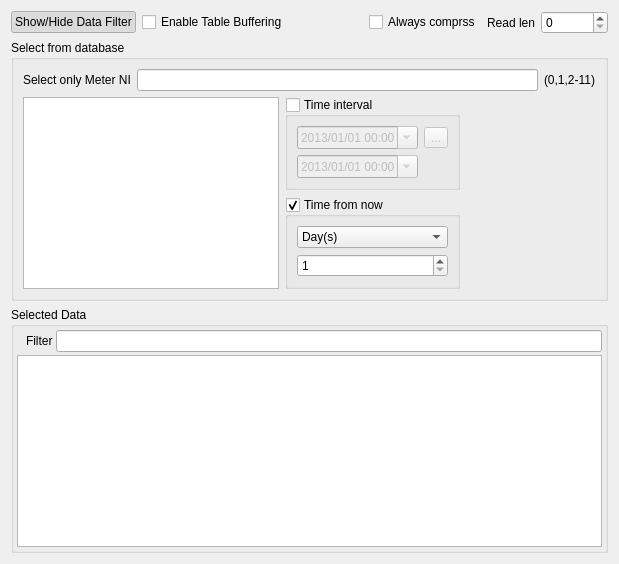
                  <widget class="QWidget" name="page_18">
                   <layout class="QVBoxLayout" name="verticalLayout_23">
                    <item>
                     <layout class="QHBoxLayout" name="horizontalLayout_18">
                      <item>
                       <widget class="QPushButton" name="pbMeterDataShowHide_2">
                        <property name="text">
                         <string>Show/Hide Data Filter</string>
                        </property>
                        <property name="checkable">
                         <bool>true</bool>
                        </property>
                        <property name="checked">
                         <bool>true</bool>
                        </property>
                       </widget>
                      </item>
                      <item>
                       <widget class="QCheckBox" name="cbEnblTableBuffML">
                        <property name="text">
                         <string>Enable Table Buffering</string>
                        </property>
                        <property name="checked">
                         <bool>false</bool>
                        </property>
                       </widget>
                      </item>
                      <item>
                       <spacer name="horizontalSpacer_16">
                        <property name="orientation">
                         <enum>Qt::Horizontal</enum>
                        </property>
                        <property name="sizeHint" stdset="0">
                         <size>
                          <width>40</width>
                          <height>20</height>
                         </size>
                        </property>
                       </spacer>
                      </item>
                      <item>
                       <widget class="QCheckBox" name="cbCmprssMeterLog">
                        <property name="text">
                         <string>Always comprss</string>
                        </property>
                       </widget>
                      </item>
                      <item>
                       <widget class="QLabel" name="label_19">
                        <property name="text">
                         <string>Read len</string>
                        </property>
                       </widget>
                      </item>
                      <item>
                       <widget class="QSpinBox" name="sbReadLenML">
                        <property name="maximum">
                         <number>5000000</number>
                        </property>
                        <property name="singleStep">
                         <number>1000</number>
                        </property>
                       </widget>
                      </item>
                     </layout>
                    </item>
                    <item>
                     <widget class="QGroupBox" name="groupBox_13">
                      <property name="title">
                       <string>Select from database</string>
                      </property>
                      <layout class="QGridLayout" name="gridLayout_16">
                       <item row="0" column="0" colspan="3">
                        <layout class="QHBoxLayout" name="horizontalLayout_39">
                         <item>
                          <widget class="QLabel" name="label_53">
                           <property name="sizePolicy">
                            <sizepolicy hsizetype="Fixed" vsizetype="Fixed">
                             <horstretch>0</horstretch>
                             <verstretch>0</verstretch>
                            </sizepolicy>
                           </property>
                           <property name="text">
                            <string>Select only Meter NI</string>
                           </property>
                          </widget>
                         </item>
                         <item>
                          <widget class="QLineEdit" name="leMeterDataOnlyThisNI_2">
                           <property name="clearButtonEnabled">
                            <bool>true</bool>
                           </property>
                          </widget>
                         </item>
                         <item>
                          <widget class="QLabel" name="label_41">
                           <property name="text">
                            <string>(0,1,2-11)</string>
                           </property>
                          </widget>
                         </item>
                        </layout>
                       </item>
                       <item row="1" column="0" rowspan="3">
                        <widget class="QListView" name="lvMeterDataProfile_2">
                         <property name="sizePolicy">
                          <sizepolicy hsizetype="Preferred" vsizetype="Preferred">
                           <horstretch>0</horstretch>
                           <verstretch>0</verstretch>
                          </sizepolicy>
                         </property>
                         <property name="font">
                          <font>
                           <pointsize>12</pointsize>
                          </font>
                         </property>
                         <property name="mouseTracking">
                          <bool>false</bool>
                         </property>
                         <property name="editTriggers">
                          <set>QAbstractItemView::NoEditTriggers</set>
                         </property>
                         <property name="showDropIndicator" stdset="0">
                          <bool>false</bool>
                         </property>
                         <property name="alternatingRowColors">
                          <bool>true</bool>
                         </property>
                         <property name="selectionMode">
                          <enum>QAbstractItemView::SingleSelection</enum>
                         </property>
                         <property name="selectionBehavior">
                          <enum>QAbstractItemView::SelectItems</enum>
                         </property>
                        </widget>
                       </item>
                       <item row="1" column="1" rowspan="2">
                        <widget class="QGroupBox" name="gbMeterDataFromTo_2">
                         <property name="sizePolicy">
                          <sizepolicy hsizetype="Preferred" vsizetype="Fixed">
                           <horstretch>0</horstretch>
                           <verstretch>0</verstretch>
                          </sizepolicy>
                         </property>
                         <property name="title">
                          <string>Time interval</string>
                         </property>
                         <property name="checkable">
                          <bool>true</bool>
                         </property>
                         <property name="checked">
                          <bool>false</bool>
                         </property>
                         <layout class="QGridLayout" name="gridLayout_17">
                          <item row="0" column="0">
                           <widget class="QDateTimeEdit" name="dteMeterDataFrom_2">
                            <property name="showGroupSeparator" stdset="0">
                             <bool>true</bool>
                            </property>
                            <property name="minimumDateTime">
                             <datetime>
                              <hour>0</hour>
                              <minute>0</minute>
                              <second>0</second>
                              <year>2013</year>
                              <month>1</month>
                              <day>1</day>
                             </datetime>
                            </property>
                            <property name="minimumDate">
                             <date>
                              <year>2013</year>
                              <month>1</month>
                              <day>1</day>
                             </date>
                            </property>
                            <property name="currentSection">
                             <enum>QDateTimeEdit::YearSection</enum>
                            </property>
                            <property name="displayFormat">
                             <string>yyyy/MM/dd HH:mm</string>
                            </property>
                            <property name="calendarPopup">
                             <bool>true</bool>
                            </property>
                           </widget>
                          </item>
                          <item row="2" column="0">
                           <widget class="QDateTimeEdit" name="dteMeterDataTo_2">
                            <property name="showGroupSeparator" stdset="0">
                             <bool>true</bool>
                            </property>
                            <property name="minimumDate">
                             <date>
                              <year>2013</year>
                              <month>1</month>
                              <day>1</day>
                             </date>
                            </property>
                            <property name="currentSection">
                             <enum>QDateTimeEdit::YearSection</enum>
                            </property>
                            <property name="displayFormat">
                             <string>yyyy/MM/dd HH:mm</string>
                            </property>
                            <property name="calendarPopup">
                             <bool>true</bool>
                            </property>
                           </widget>
                          </item>
                          <item row="0" column="1">
                           <widget class="QToolButton" name="toolButton_10">
                            <property name="text">
                             <string>...</string>
                            </property>
                           </widget>
                          </item>
                         </layout>
                        </widget>
                       </item>
                       <item row="3" column="1">
                        <widget class="QGroupBox" name="gbMeterDataYangerThan_2">
                         <property name="sizePolicy">
                          <sizepolicy hsizetype="Preferred" vsizetype="Fixed">
                           <horstretch>0</horstretch>
                           <verstretch>0</verstretch>
                          </sizepolicy>
                         </property>
                         <property name="title">
                          <string>Time from now</string>
                         </property>
                         <property name="checkable">
                          <bool>true</bool>
                         </property>
                         <property name="checked">
                          <bool>true</bool>
                         </property>
                         <layout class="QVBoxLayout" name="verticalLayout_31">
                          <item>
                           <widget class="QComboBox" name="cbMeterDataKftnt_2">
                            <property name="currentIndex">
                             <number>2</number>
                            </property>
                            <item>
                             <property name="text">
                              <string>Minute(s)</string>
                             </property>
                            </item>
                            <item>
                             <property name="text">
                              <string>Hour(s)</string>
                             </property>
                            </item>
                            <item>
                             <property name="text">
                              <string>Day(s)</string>
                             </property>
                            </item>
                            <item>
                             <property name="text">
                              <string>Month(s)</string>
                             </property>
                            </item>
                           </widget>
                          </item>
                          <item>
                           <widget class="QSpinBox" name="sbMeterDataInterval_2">
                            <property name="minimum">
                             <number>1</number>
                            </property>
                            <property name="maximum">
                             <number>99</number>
                            </property>
                            <property name="value">
                             <number>1</number>
                            </property>
                           </widget>
                          </item>
                         </layout>
                        </widget>
                       </item>
                       <item row="1" column="2" rowspan="3">
                        <spacer name="horizontalSpacer_21">
                         <property name="orientation">
                          <enum>Qt::Horizontal</enum>
                         </property>
                         <property name="sizeHint" stdset="0">
                          <size>
                           <width>130</width>
                           <height>20</height>
                          </size>
                         </property>
                        </spacer>
                       </item>
                      </layout>
                     </widget>
                    </item>
                    <item>
                     <widget class="QGroupBox" name="groupBox_12">
                      <property name="title">
                       <string>Selected Data</string>
                      </property>
                      <layout class="QVBoxLayout" name="verticalLayout_17">
                       <property name="spacing">
                        <number>3</number>
                       </property>
                       <property name="leftMargin">
                        <number>3</number>
                       </property>
                       <property name="topMargin">
                        <number>3</number>
                       </property>
                       <property name="rightMargin">
                        <number>3</number>
                       </property>
                       <property name="bottomMargin">
                        <number>3</number>
                       </property>
                       <item>
                        <layout class="QHBoxLayout" name="horizontalLayout_38">
                         <property name="leftMargin">
                          <number>9</number>
                         </property>
                         <item>
                          <widget class="QLabel" name="label_51">
                           <property name="text">
                            <string>Filter</string>
                           </property>
                          </widget>
                         </item>
                         <item>
                          <widget class="QLineEdit" name="leMeterDataFIlter_2">
                           <property name="clearButtonEnabled">
                            <bool>true</bool>
                           </property>
                          </widget>
                         </item>
                        </layout>
                       </item>
                       <item>
                        <widget class="QTableView" name="tvMeterDataPollData_2">
                         <property name="font">
                          <font>
                           <pointsize>12</pointsize>
                          </font>
                         </property>
                         <property name="locale">
                          <locale language="Ukrainian" country="Ukraine"/>
                         </property>
                         <property name="editTriggers">
                          <set>QAbstractItemView::NoEditTriggers</set>
                         </property>
                         <property name="alternatingRowColors">
                          <bool>true</bool>
                         </property>
                         <property name="selectionBehavior">
                          <enum>QAbstractItemView::SelectRows</enum>
                         </property>
                         <property name="textElideMode">
                          <enum>Qt::ElideMiddle</enum>
                         </property>
                         <property name="sortingEnabled">
                          <bool>true</bool>
                         </property>
                        </widget>
                       </item>
                      </layout>
                     </widget>
                    </item>
                   </layout>
                  </widget>
